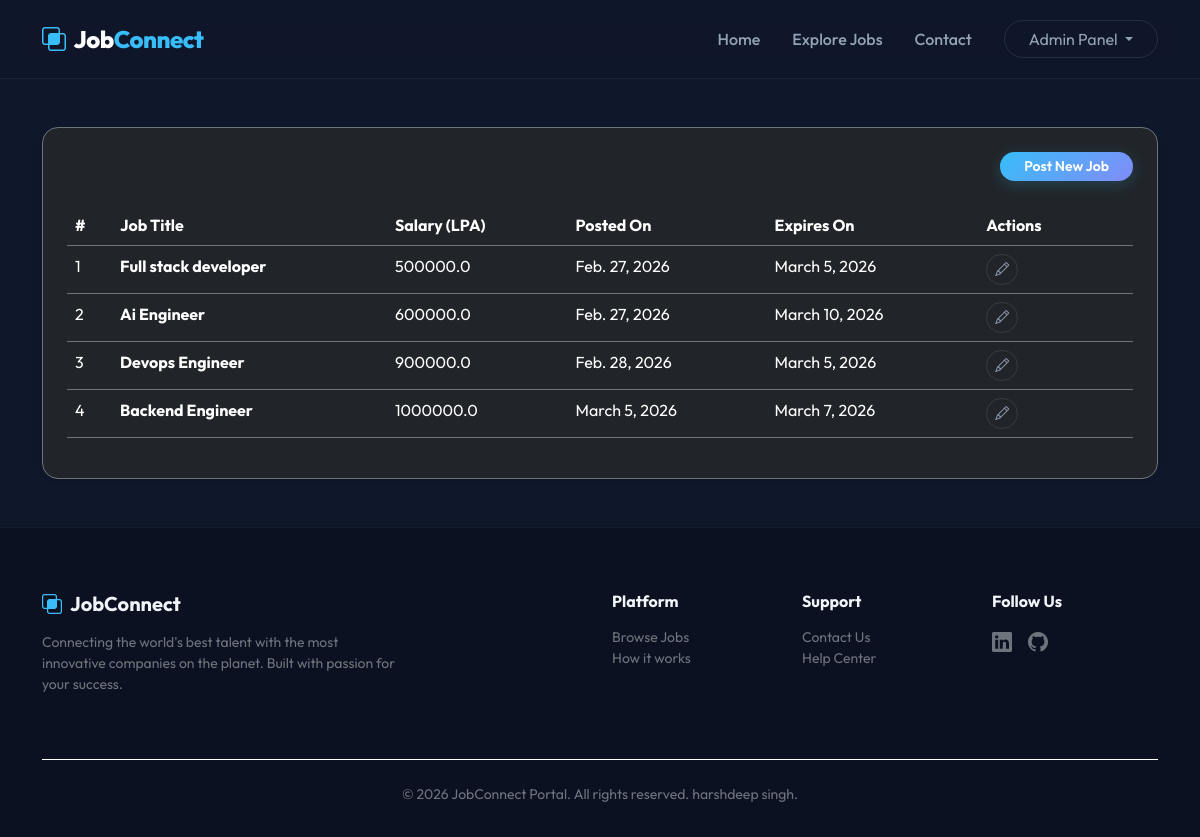
/job_list/ (signed in), run on the app's committed database.
### job/models.py (models this page shows, shortened)
class Job(models.Model):
    recruiter = models.ForeignKey(Recruiter, on_delete=models.CASCADE)
    start_date = models.DateField(null=True)
    end_date = models.DateField()
    title = models.CharField(max_length=100, null=True)
    salary = models.FloatField(max_length=20)
    description = models.CharField(max_length=300, null=True)
    experience = models.CharField(max_length=100, null=True)
    skills = models.CharField(max_length=100, null=True)
    creationdate = models.DateField(auto_now_add=True)

### job/views.py (the view)
# urls.py: path('job_list/', views.job_list, name="job_list"),
def job_list(request):
    if not request.user.is_authenticated:
        return redirect('recruiterlogin')
    user=request.user
    recruiter=Recruiter.objects.get(user=user)
    job=Job.objects.filter(recruiter=recruiter)
    context={'job':job}
    return render(request, 'job_list.html',context)

### job/templates/job_list.html (shortened to what this page needs)
{% extends 'base.html' %}
{% block content %}
<div class="container py-5">
    <div class="card bg-dark border-secondary p-4 rounded-4 shadow-sm">
        <div class="d-flex justify-content-between align-items-center mb-4">
            <h4 class="fw-bold mb-0">My Job Listings</h4>
            <a href="{% url 'add_job' %}" class="btn btn-primary-gradient btn-sm rounded-pill px-4">Post New Job</a>
        </div>
        <div class="table-responsive">
            <table class="table table-dark table-hover border-secondary">
                <thead>
                    <tr class="text-secondary">
                        <th>#</th>
                        <th>Job Title</th>
                        <th>Salary (LPA)</th>
                        <th>Posted On</th>
                        <th>Expires On</th>
                        <th>Actions</th>
                    </tr>
                </thead>
                <tbody>
                    {% for i in job %}
                    <tr>
                        <td>{{ forloop.counter }}</td>
                        <td class="fw-bold">{{ i.title }}</td>
                        <td>{{ i.salary }}</td>
                        <td>{{ i.creationdate }}</td>
                        <td>{{ i.end_date }}</td>
                        <td>
                            <a href="{% url 'edit_jobdetail' i.id %}"
                                class="btn btn-sm btn-outline-custom rounded-pill me-2"><i class="bi bi-pencil"></i></a>
                            <a href="{% url 'job_detail' i.id %}" class="btn btn-sm btn-outline-accent rounded-pill"><i
                                    class="bi bi-eye"></i></a>
                        </td>
                    </tr>
                    {% endfor %}
                </tbody>
            </table>
        </div>
    </div>
</div>
{% endblock %}

### job/templates/base.html (style rules this page uses)
:root { --bg-dark: #0f172a; --card-dark: #1e293b; --accent: #38bdf8; --accent-glow: rgba(56, 189, 248, 0.4); --luxury-grad: linear-gradient(135deg, #38bdf8 0%, #818cf8 100%); }
body { font-family: 'Outfit', sans-serif; background-color: var(--bg-dark); color: #f1f5f9; overflow-x: hidden; }
.btn-primary-gradient { background: var(--luxury-grad); border: none; color: white; font-weight: 600; transition: all 0.3s ease; box-shadow: 0 4px 15px rgba(56, 189, 248, 0.2); }
.btn-outline-custom { border: 1px solid rgba(255, 255, 255, 0.1); color: #94a3b8; transition: all 0.3s ease; }

### data on the page
Job: title "Full stack developer", salary "500000.0", creationdate "Feb. 27, 2026", end_date "March 5, 2026"
Job: title "Ai Engineer", salary "600000.0", creationdate "Feb. 27, 2026", end_date "March 10, 2026"
Job: title "Devops Engineer", salary "900000.0", creationdate "Feb. 28, 2026", end_date "March 5, 2026"
Job: title "Backend Engineer", salary "1000000.0", creationdate "March 5, 2026", end_date "March 7, 2026"
